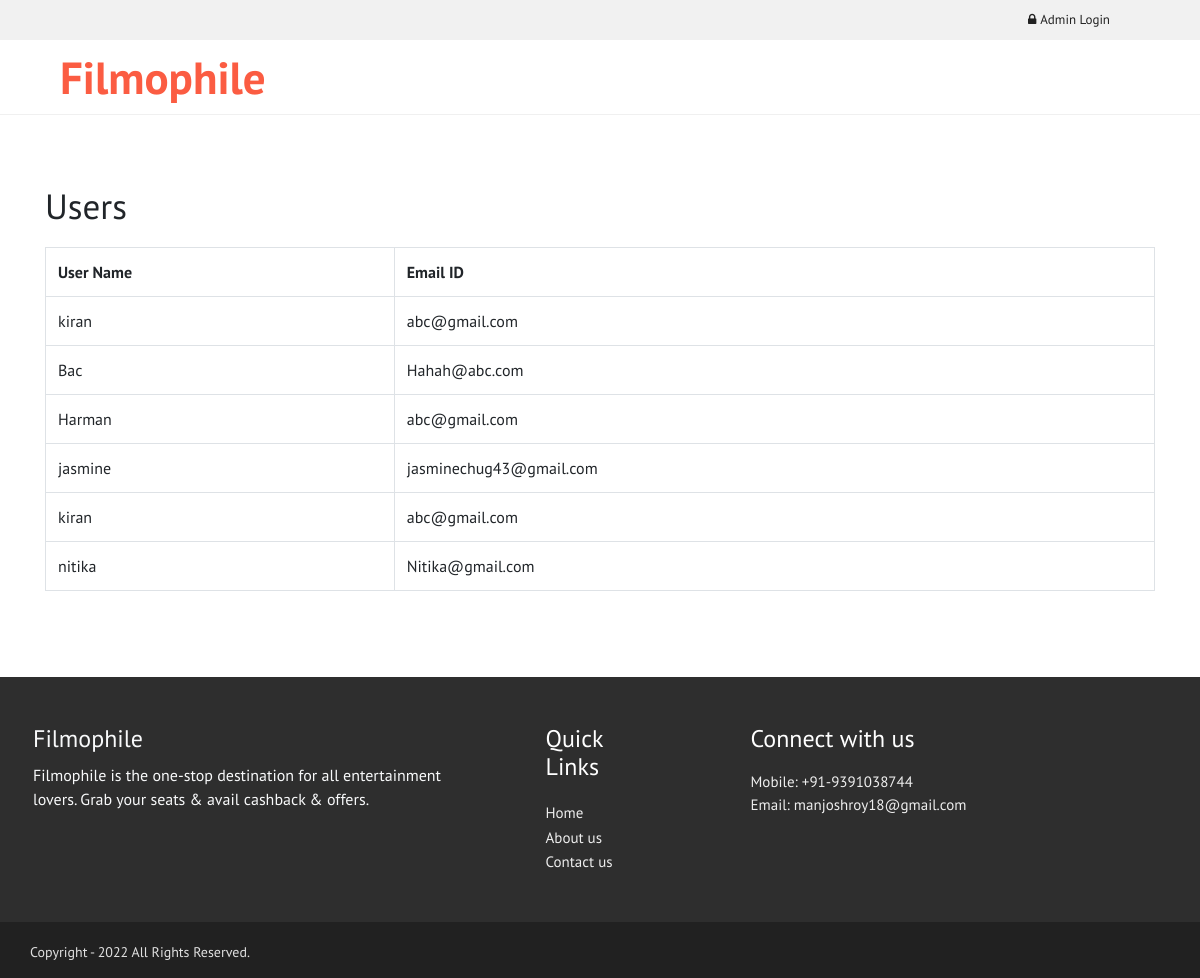
Page /filmophile/adminuserlisting.php on the committed database.
### tables this page shows
CREATE TABLE `users` (
  `user_id` int(10) NOT NULL,
  `user_name` varchar(255) NOT NULL,
  `emailid` varchar(50) NOT NULL,
  `password` varchar(10) NOT NULL,
  `status` int(11) NOT NULL DEFAULT '1'
);

### filmophile/adminuserlisting.php (the view, shortened to what this page needs)
     <!DOCTYPE html>
<html>
    <head>
<link rel="stylesheet" href="https://maxcdn.bootstrapcdn.com/bootstrap/4.4.1/css/bootstrap.min.css">
<link rel="stylesheet" href="https://cdnjs.cloudflare.com/ajax/libs/font-awesome/4.7.0/css/font-awesome.min.css">
<link href="style.css" rel="stylesheet" type="text/css"/>
<link href="newstyle.css" rel="stylesheet" type="text/css"/>
    </head>
    <body>
        <div class="container-fluid p-0">
        <?php include 'adminheader.php'; ?>
<?php
include 'connection.php';
$sql="select * from users  where status=1";
$res = mysqli_query($con,$sql) ;
if(mysqli_num_rows($res)>0)
{
   ?>
        <div class="AdminUserListingSection">
            <div class="container">
            <h1>Users</h1>
            <div class="table-responsive">
                <table border="1" class="table table-hover" style="border: 1px solid #dee2e6;margin-top: 20px;">
            <tr>
                <th>User Name </th>
                <th>Email ID</th>
            </tr>
            <?php
            while($row= mysqli_fetch_assoc($res))
            {
            ?>
            <tr>
            <td><?php echo $row['user_name'];?> </td>
            <td><?php echo $row['emailid'];?> </td>
            </tr>
            <?php
            }
            ?>
        </table>
               </div>
            </div>
        </div>
<?php
}
else
{
    echo "No Record Exist";
}
?>
        <?php include 'footer.php'; ?>
        </div>
    </body>
</html>

### filmophile/style.css (style rules this page uses)
html, body { overflow-x: hidden; font-family: 'PT Sans', sans-serif; }

### filmophile/newstyle.css (style rules this page uses)
html, body { overflow-x: hidden; font-family: 'PT Sans', sans-serif; }
.AdminUserListingSection { padding:70px 0; border-top:1px solid rgb(240, 240, 240); }
.AdminUserListingSection .container h1 { margin:0; padding:0; font-size:35px; }

### rows in the picture
users: user_name "kiran", emailid "abc@gmail.com"
users: user_name "Bac", emailid "Hahah@abc.com"
users: user_name "Harman", emailid "abc@gmail.com"
users: user_name "jasmine", emailid "jasminechug43@gmail.com"
users: user_name "kiran", emailid "abc@gmail.com"
users: user_name "nitika", emailid "Nitika@gmail.com"
